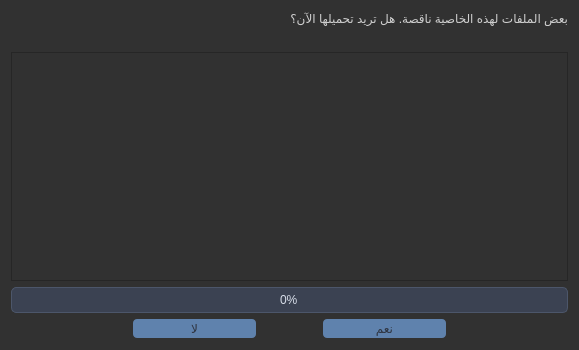
<?xml version="1.0" encoding="UTF-8"?>
<ui version="4.0">
 <class>DownloadDialog</class>
 <widget class="QDialog" name="DownloadDialog">
  <property name="geometry">
   <rect>
    <x>0</x>
    <y>0</y>
    <width>579</width>
    <height>350</height>
   </rect>
  </property>
  <property name="windowTitle">
   <string>تحميل ملفات</string>
  </property>
  <property name="styleSheet">
   <string notr="true">QWidget {
    background-color: rgb(49, 49, 49);
    color: rgb(207, 207, 207);
    font: 400 18pt &quot;Calibri&quot;;
}

/* Button styling */
QPushButton {
    background-color: #5F82AD;
    color: #2E3440;
    border: none;
    border-radius: 4px;
    padding: 2px 2px;
}

QPushButton:hover {
    background-color: #81A1C1;
}

QPushButton:pressed {
    background-color: #6E90B5;
}

QPushButton:disabled {
    background-color: #838383;
}

/* Progress Bar */
QProgressBar {
    background-color: #3B4252; /* Dark background */
    border: 1px solid #4C566A; /* Border color */
    border-radius: 5px; /* Rounded corners */
    text-align: center; /* Center text */
    color: #D8DEE9; /* Text color */
    padding: 1px;
}

QProgressBar::chunk {
    background-color: qlineargradient(x1:0, y1:0, x2:1, y2:0, 
                                      stop:0 #81A1C1, stop:1 #88C0D0); /* Gradient for progress */
    border-radius: 5px; /* Rounded corners for the chunk */
    border: 1px solid #81A1C1; /* Border for the chunk */
    box-shadow: 0px 0px 5px rgba(129, 161, 193, 0.5); /* Glow effect */
}</string>
  </property>
  <layout class="QVBoxLayout" name="verticalLayout">
   <item>
    <widget class="QLabel" name="questionLabel">
     <property name="text">
      <string>بعض الملفات لهذه الخاصية ناقصة. هل تريد تحميلها الآن؟</string>
     </property>
    </widget>
   </item>
   <item>
    <widget class="QLabel" name="detailsLabel">
     <property name="text">
      <string/>
     </property>
     <property name="alignment">
      <set>Qt::AlignBottom|Qt::AlignLeading|Qt::AlignLeft</set>
     </property>
    </widget>
   </item>
   <item>
    <widget class="QTextBrowser" name="detailedOutputTextBrowser"/>
   </item>
   <item>
    <widget class="QProgressBar" name="progressBar">
     <property name="value">
      <number>0</number>
     </property>
     <property name="format">
      <string notr="true">%p%</string>
     </property>
    </widget>
   </item>
   <item>
    <layout class="QHBoxLayout" name="horizontalLayout" stretch="2,2,1,2,2">
     <item>
      <spacer name="horizontalSpacer">
       <property name="orientation">
        <enum>Qt::Horizontal</enum>
       </property>
       <property name="sizeHint" stdset="0">
        <size>
         <width>40</width>
         <height>20</height>
        </size>
       </property>
      </spacer>
     </item>
     <item>
      <widget class="QPushButton" name="noButton">
       <property name="text">
        <string>لا</string>
       </property>
      </widget>
     </item>
     <item>
      <spacer name="horizontalSpacer_3">
       <property name="orientation">
        <enum>Qt::Horizontal</enum>
       </property>
       <property name="sizeHint" stdset="0">
        <size>
         <width>40</width>
         <height>20</height>
        </size>
       </property>
      </spacer>
     </item>
     <item>
      <widget class="QPushButton" name="yesButton">
       <property name="text">
        <string>نعم</string>
       </property>
      </widget>
     </item>
     <item>
      <spacer name="horizontalSpacer_2">
       <property name="orientation">
        <enum>Qt::Horizontal</enum>
       </property>
       <property name="sizeHint" stdset="0">
        <size>
         <width>40</width>
         <height>20</height>
        </size>
       </property>
      </spacer>
     </item>
    </layout>
   </item>
  </layout>
 </widget>
 <resources/>
 <connections/>
</ui>
